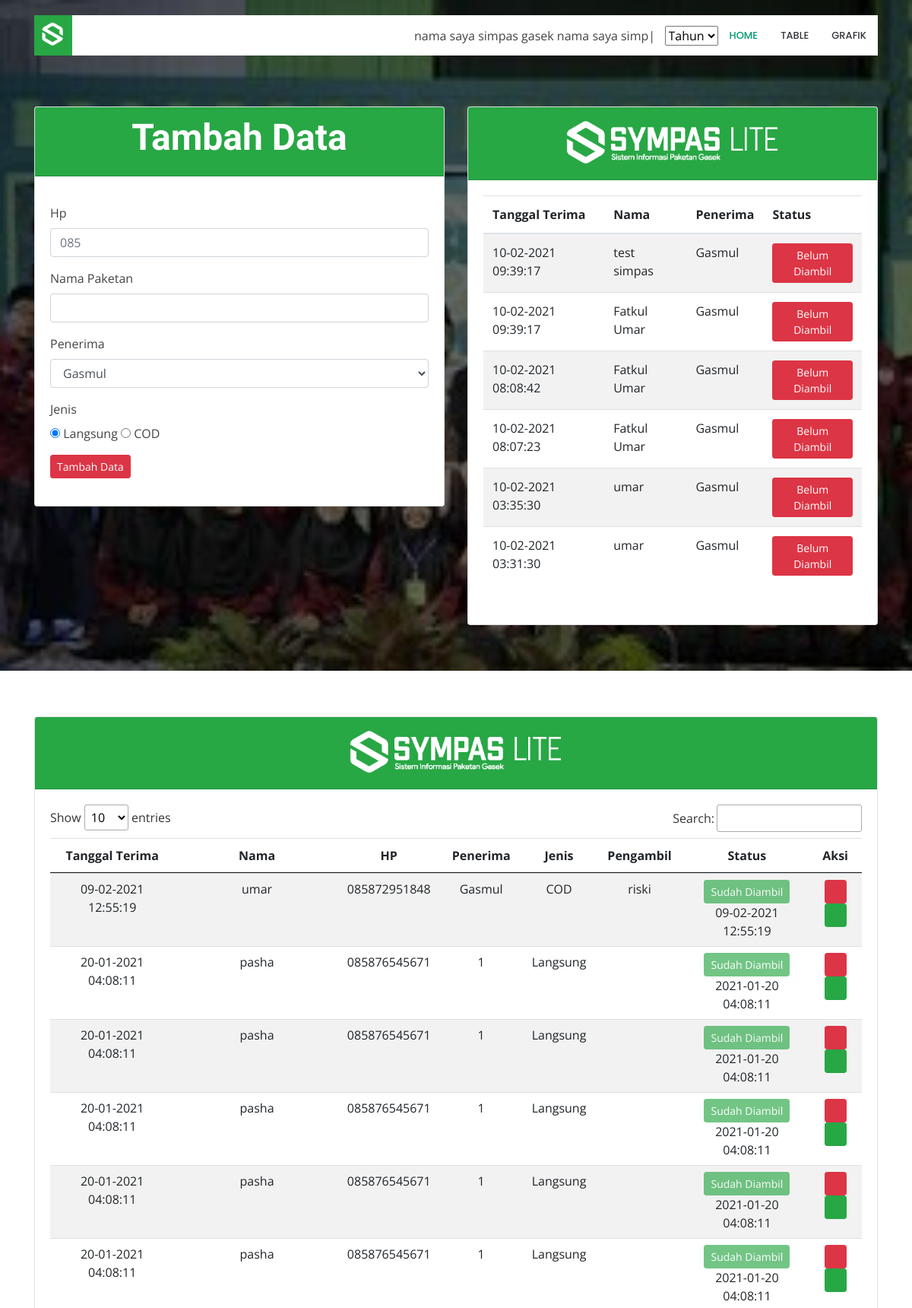
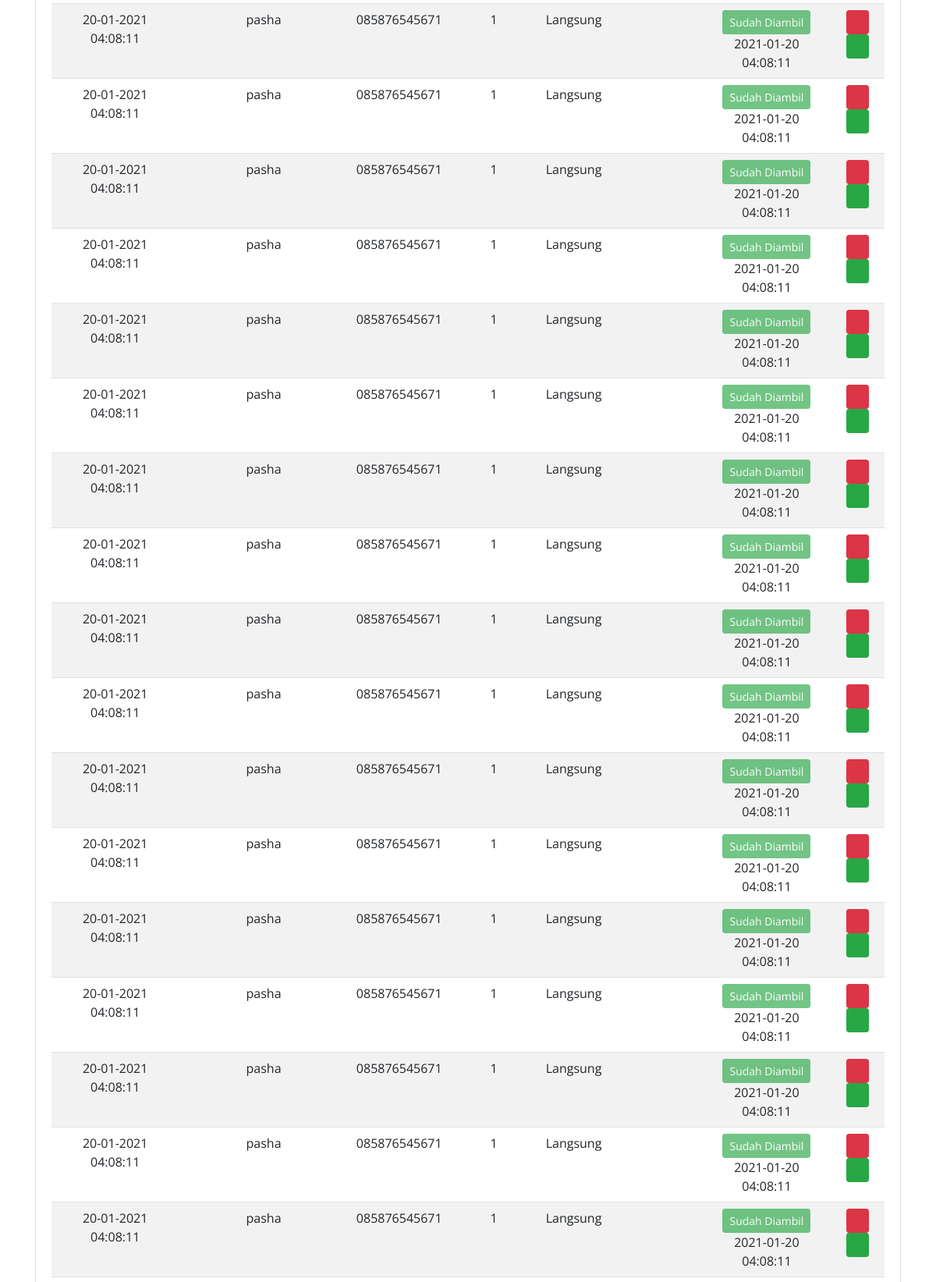
Screenshot of /index.php/admin (upper part) with the database file from the repository (2 pictures, top to bottom).
### tables this page shows
CREATE TABLE `tb_paket` (
  `id_paket` int(255) NOT NULL,
  `id_santri` int(225) NOT NULL,
  `nama_paket` varchar(50) NOT NULL,
  `penerima` varchar(50) NOT NULL,
  `jenis_kirim` varchar(8) NOT NULL DEFAULT 'Langsung',
  `tgl_terima` varchar(20) DEFAULT NULL,
  `tgl_ambil` varchar(20) DEFAULT NULL,
  `pengambil` varchar(50) NOT NULL,
  `status_ambil` varchar(20) DEFAULT NULL,
  `hp` varchar(13) NOT NULL,
  `creat_at` varchar(20) DEFAULT NULL,
  `modified_at` varchar(20) DEFAULT NULL,
  `tahun` varchar(4) NOT NULL
);

### application/controllers/Admin.php (called while the page is built, shortened)
<?php
class Admin extends CI_Controller {
	function __construct()
	{
		$this->load->model('m_paket');
		$this->load->helper('url');
		$this->load->model('M_paket','paket');
	}
	public function index()
	{
		$data['nama_paket'] = $this->m_paket->grafikNamaPaket()->result_array();
		$data['hitungCod'] = $this->m_paket->hitungCod();
		$data['hitungLangsung'] = $this->m_paket->hitungLangsung();
		$data['penerima'] = $this->m_paket->grafikPenerima()->result_array();
		$data['data_asc'] = $this->m_paket->tampil_data_asc();
		$data['data_desc'] = $this->m_paket->tampil_data_desc();
		$data['getWarning'] = $this->m_paket->getWarning();
		$this->load->view('admin/index', $data);
	}
}

### index.php (called while the page is built, shortened)
<?php
require_once BASEPATH.'core/CodeIgniter.php';

### application/models/M_paket.php (called while the page is built, shortened)
<?php
    class M_paket extends CI_Model{
        var $table = "tb_paket";
        private $table_other = "tb_other";
        function tampil_data_asc(){
            return $this->db
            ->order_by('id_paket','asc')
            ->get($this->table)->result_array();
        }
        function tampil_data_desc(){
            return $this->db
            ->select('id_paket,nama_paket,tgl_terima,penerima,jenis_kirim,status_ambil, tgl_ambil')
            ->limit(6)
            ->order_by('id_paket','desc')
            ->get($this->table)->result_array();
        }
        function getWarning()
        {
            return $this->db
            ->select('warning, info')
            ->get($this->table_other)->result_array();
        }
    }
?>

### application/views/admin/v_table_detail_admin.php (the view, shortened to what this page needs)
<div class="row">
    <div class="col-lg-12">
        <div class="card">
            <div class="card-header bg-success">
                <img width="300px" src="<?= base_url('assets/img/logo-sympas-lite.png') ?>" alt="simpas">
            </div>
            <div class="card-body">
                <div class="table table-responsive">
                    <table id="table_resi_detail_admin" class="table table-striped">
                        <thead>
                            <tr>
                                <th>Tanggal Terima</th>
                                <th>Nama</th>
                                <th>HP</th>
                                <th>Penerima</th>
                                <th>Jenis</th>
                                <th>Pengambil</th>
                                <th>Status</th>
                                <th>Aksi</th>
                            </tr>
                        </thead>
                        <tbody id="tampil_data_paket_detail">
                        <?php
                            foreach($data_asc as $dt):
                        ?>
                        <tr>
                            <td><?= date("d-m-Y H:i:s", strtotime($dt["tgl_terima"])) ?></td>
                            <td><?= $dt["nama_paket"] ?></td>
                            <td><?= $dt["hp"] ?></td>
                            <td><?= $dt["penerima"] ?></td>
                            <td><?= $dt["jenis_kirim"] ?></td>
                            <td><?= $dt["pengambil"] ?></td>
                            <td style="text-align: center;">
                                <?php
                                    if($dt['status_ambil'] == ""):
                                ?>
                                    <a class="btn btn-danger btn-sm" onclick="userInput(<?= $dt['id_paket'] ?>)" href="">Belum Diambil</a>
                                <?php else: ?>
                                    <button class="btn btn-success btn-sm" disabled>Sudah Diambil</button>
                                    <div>
                                        <span><?= $dt["tgl_ambil"] ?></span>
                                    </div>
                                <?php endif ?>
                            </td>
                            <td>
                                <a class="btn btn-sm btn-danger" onclick="return confirm('Yakin Hapus <?= $dt['nama_paket'] ?> ?')" href="<?= base_url('admin/hapus_data/'. $dt['id_paket']) ?>"><i class="fa fa-trash" aria-hidden="true"></i></a>
                                <a class="btn btn-sm btn-success" href="<?= base_url('admin/edit_data/'. $dt['id_paket']) ?>"><i class="fa fa-edit" aria-hidden="true"></i></a>
                            </td>
                        </tr>
                        <?php endforeach ?>
                        </tbody>
                    </table>
                </div>
            </div>
       </div>
    </div>
</div>

### application/views/admin/index.php (shortened to what this page needs)
<!DOCTYPE html>
<html lang="en">
<head>
  <link href="<?= base_url('assets/vendor/bootstrap/css/bootstrap.min.css') ?>" rel="stylesheet">
  <link href="<?= base_url('assets/vendor/icofont/icofont.min.css') ?>" rel="stylesheet">
  <link href="<?= base_url('assets/vendor/boxicons/css/boxicons.min.css') ?>" rel="stylesheet">
  <link href="<?= base_url('assets/vendor/remixicon/remixicon.css') ?>" rel="stylesheet">
  <link href="<?= base_url('assets/vendor/venobox/venobox.css') ?>" rel="stylesheet">
  <link href="<?= base_url('assets/vendor/owl.carousel/assets/owl.carousel.min.css') ?>" rel="stylesheet">
  <link href="<?= base_url('assets/vendor/aos/aos.css') ?>" rel="stylesheet">
  <link href="<?= base_url('assets/css/style_copy5.css') ?>" rel="stylesheet">
  <link rel="stylesheet" href="<?= base_url('assets/datatable/css/jquery.dataTables.min.css') ?>">
</head>
<body style="transform-origin: 0 0; transform:scale(1);">
  <header id="header" class="fixed-top d-flex align-items-center bg">
    <div class="container">
      <div class="header-container d-flex align-items-center">
        <div class="logo mr-auto bg-success">
          <h1 class="text-light"><a href=""><img src="<?= base_url('assets/img/logo_s.png') ?>" alt="simpas"></a></h1>
        </div>
        <span class="typed" data-aos="fade-in" data-typed-items="<?php foreach($getWarning as $warning) {echo $warning["info"];} ?>"></span><a onclick="myInfo()" class="fa fa-edit"></a>
        <select name="tahun" id="tahun">
          <option value="">Tahun</option>
        </select>
        <nav class="nav-menu d-none d-lg-block">
          <ul>
            <li class="active"><a href="#header">Home</a></li>
            <li><a href="#table">Table</a></li>
            <li><a href="#grafik">Grafik</a></li>
          </ul>
        </nav>
      </div>
    </div>
  </header>
  <section id="hero" class="align-items-center">
    <div class="container position-relative" data-aos="fade-in" data-aos-delay="200">
      <div class="row">
        <div class="col-md-6 mb-5">
          <?php $this->load->view('admin/v_form_tambah') ?>
        </div>
        <div class="col-md-6">
          <?php $this->load->view('admin/v_table_admin') ?>
        </div>
      </div>
    </div>
  </section>
    <section id="table" class="align-items-center">
      <div class="container text-center position-relative" data-aos="fade-in" data-aos-delay="200">
            <?php $this->load->view('admin/v_table_detail_admin') ?>
      </div>
    </section>
</body>
</html>

### application/views/admin/v_form_tambah.php (shortened to what this page needs)
<link rel="stylesheet" href="<?= base_url('assets/autocomplete/jquery-ui.css') ?>">
  <div class="row">
    <div class="col-md-12">
      <div class="card">
        <div class="card-header bg-success text-center"><strong><h1>Tambah Data</strong></div>
          <div class="card-body">
            <form id="tambah" class="mt-3 mb-3" action="<?= base_url('admin/tambah_aksi') ?>" method="POST">
                <div class="form-group">
                    <label for="no_hp">Hp</label>
                    <input id="no_hp" class="form-control" type="number" name="no_hp" placeholder="085">
                </div>
                <div class="form-group">
                    <label for="nama_paket">Nama Paketan</label>
                    <input id="nama_paket" class="form-control" type="text" name="nama_paket" >
                </div>
                <div class="form-group">
                    <label for="penerima">Penerima</label>
                    <select id="penerima" class="form-control" name="penerima">
                      <option value="Gasmul">Gasmul</option>
                    </select>
                </div>
                <div class="form-group">
                  <label for="jenis_kirim">Jenis</label>
                  <p>
                    <input type="radio" name="jenis_kirim" value="Langsung" checked="checked" /> Langsung
                    <input type="radio" name="jenis_kirim" value="COD"> COD
                  </p>
                </div>
                <div>
                    <a class="btn btn-sm btn-danger"  id="add">Tambah Data</a>
                </div>
            </form>
          </div>
        </div>
      </div>
    </div>

### application/views/admin/v_table_admin.php (shortened to what this page needs)
<div class="row">
    <div class="col-md-12">
        <div class="card">
            <div class="card-header bg-success text-center">
                <img width="300px" src="<?= base_url('assets/img/logo-sympas-lite.png') ?>" alt="simpas">
            </div>
            <div class="card-body">
                <div class="table table-responsive">
                    <table id="table_resi_admin" class="table table-striped">
                        <thead>
                            <tr>
                                <th>Tanggal Terima</th>
                                <th>Nama</th>
                                <th>Penerima</th>
                                <th>Status</th>
                            </tr>
                        </thead>
                        <tbody id="tampil_data_paket">
                        <?php
                            foreach($data_desc as $dt):
                        ?>
                        <tr>
                                <td><?= $dt['tgl_terima']?></td>
                                <td><?= $dt['nama_paket']?></td>
                                <td><?= $dt['penerima']?></td>
                                <td style="text-align: center;">
                                    <?php
                                        if($dt['status_ambil'] == ""):
                                    ?>
                                        <a class="btn btn-danger btn-sm" onclick="userInput(<?= $dt['id_paket'] ?>)" href="">Belum Diambil</a>
                                    <?php endif ?>
                                </td>
                            </tr>
                        <?php endforeach ?>
                        </tbody>
                    </table>
                </div>
            </div>
       </div>
    </div>
</div>

### assets/css/style_copy5.css (style rules this page uses)
body { font-family: "Open Sans", sans-serif; color: #444444; }
a { color: #009970; }
h1, h2, h3, h4, h5, h6 { font-family: "Raleway", sans-serif; }
#header { transition: all 0.5s; z-index: 997; transition: all 0.5s; top: 20px; }
#header .header-container { background: #fff; }
#header .logo { overflow: hidden; padding: 5px 5px 0px 5px; background: #009970; }
#header .logo h1 { font-size: 26px; padding: 0; line-height: 1; font-weight: 700; font-family: "Poppins", sans-serif; }
#header .logo h1 a, #header .logo h1 a:hover { color: #fff; text-decoration: none; }
#header .logo img { padding: 0; margin: 0; max-height: 40px; }
.nav-menu, .nav-menu * { margin: 0; padding: 0; list-style: none; }
.nav-menu > ul > li { position: relative; white-space: nowrap; float: left; }
.nav-menu a { display: block; position: relative; color: #36343a; padding: 10px 15px; transition: 0.3s; font-size: 13px; font-weight: 500; text-transform: uppercase; font-family: "Poppins", sans-serif; }
.nav-menu a:hover, .nav-menu .active > a, .nav-menu li:hover > a { color: #009970; text-decoration: none; }
.mobile-nav { position: fixed; top: 55px; right: 15px; bottom: 15px; left: 15px; z-index: 9999; overflow-y: auto; background: #fff; transition: ease-in-out 0.2s; opacity: 0; visibility: hidden; border-radius: 10px; padding: 10px 0; }
.mobile-nav * { margin: 0; padding: 0; list-style: none; }
.mobile-nav a { display: block; position: relative; color: #36343a; padding: 10px 20px; font-weight: 500; outline: none; }
.mobile-nav a:hover, .mobile-nav .active > a, .mobile-nav li:hover > a { color: #009970; text-decoration: none; }
#hero { width: 100%; height: auto; background: url("../img/tim_gasmul.jpeg") center center; background-size: cover; position: relative; }
#hero .container { padding-top: 80px; }
#hero:before { content: ""; background: rgba(0, 0, 0, 0.6); position: absolute; bottom: 0; top: 0; left: 0; right: 0; }
#hero h1 { margin: 0 0 10px 0; font-size: 48px; font-weight: 700; line-height: 56px; color: #fff; }
@media (min-width: 1024px) { #hero { background-attachment: fixed; } }
section { padding: 60px 0; overflow: hidden; }

### rows the page displays
tb_paket: tgl_terima "10-02-2021 09:39:17", nama_paket "test simpas", penerima "Gasmul"
tb_paket: tgl_terima "10-02-2021 09:39:17", nama_paket "Fatkul Umar", penerima "Gasmul"
tb_paket: tgl_terima "10-02-2021 08:08:42", nama_paket "Fatkul Umar", penerima "Gasmul"
tb_paket: tgl_terima "10-02-2021 08:07:23", nama_paket "Fatkul Umar", penerima "Gasmul"
tb_paket: tgl_terima "10-02-2021 03:35:30", nama_paket "umar", penerima "Gasmul"
tb_paket: tgl_terima "10-02-2021 03:31:30", nama_paket "umar", penerima "Gasmul"
tb_paket: tgl_terima "09-02-2021 12:55:19", nama_paket "umar", hp "085872951848", penerima "Gasmul", jenis_kirim "COD", pengambil "riski", tgl_ambil "09-02-2021 12:55:19"
tb_paket: tgl_terima "20-01-2021 04:08:11", nama_paket "pasha", hp "085876545671", penerima "1", jenis_kirim "Langsung", tgl_ambil "2021-01-20 04:08:11"
tb_paket: tgl_terima "20-01-2021 04:08:11", nama_paket "pasha", hp "085876545671", penerima "1", jenis_kirim "Langsung", tgl_ambil "2021-01-20 04:08:11"
tb_paket: tgl_terima "20-01-2021 04:08:11", nama_paket "pasha", hp "085876545671", penerima "1", jenis_kirim "Langsung", tgl_ambil "2021-01-20 04:08:11"
tb_paket: tgl_terima "20-01-2021 04:08:11", nama_paket "pasha", hp "085876545671", penerima "1", jenis_kirim "Langsung", tgl_ambil "2021-01-20 04:08:11"
tb_paket: tgl_terima "20-01-2021 04:08:11", nama_paket "pasha", hp "085876545671", penerima "1", jenis_kirim "Langsung", tgl_ambil "2021-01-20 04:08:11"
tb_paket: tgl_terima "20-01-2021 04:08:11", nama_paket "pasha", hp "085876545671", penerima "1", jenis_kirim "Langsung", tgl_ambil "2021-01-20 04:08:11"
tb_paket: tgl_terima "20-01-2021 04:08:11", nama_paket "pasha", hp "085876545671", penerima "1", jenis_kirim "Langsung", tgl_ambil "2021-01-20 04:08:11"
tb_paket: tgl_terima "20-01-2021 04:08:11", nama_paket "pasha", hp "085876545671", penerima "1", jenis_kirim "Langsung", tgl_ambil "2021-01-20 04:08:11"
tb_paket: tgl_terima "20-01-2021 04:08:11", nama_paket "pasha", hp "085876545671", penerima "1", jenis_kirim "Langsung", tgl_ambil "2021-01-20 04:08:11"
tb_paket: tgl_terima "20-01-2021 04:08:11", nama_paket "pasha", hp "085876545671", penerima "1", jenis_kirim "Langsung", tgl_ambil "2021-01-20 04:08:11"
tb_paket: tgl_terima "20-01-2021 04:08:11", nama_paket "pasha", hp "085876545671", penerima "1", jenis_kirim "Langsung", tgl_ambil "2021-01-20 04:08:11"
tb_paket: tgl_terima "20-01-2021 04:08:11", nama_paket "pasha", hp "085876545671", penerima "1", jenis_kirim "Langsung", tgl_ambil "2021-01-20 04:08:11"
tb_paket: tgl_terima "20-01-2021 04:08:11", nama_paket "pasha", hp "085876545671", penerima "1", jenis_kirim "Langsung", tgl_ambil "2021-01-20 04:08:11"
tb_paket: tgl_terima "20-01-2021 04:08:11", nama_paket "pasha", hp "085876545671", penerima "1", jenis_kirim "Langsung", tgl_ambil "2021-01-20 04:08:11"
tb_paket: tgl_terima "20-01-2021 04:08:11", nama_paket "pasha", hp "085876545671", penerima "1", jenis_kirim "Langsung", tgl_ambil "2021-01-20 04:08:11"
tb_paket: tgl_terima "20-01-2021 04:08:11", nama_paket "pasha", hp "085876545671", penerima "1", jenis_kirim "Langsung", tgl_ambil "2021-01-20 04:08:11"
tb_paket: tgl_terima "20-01-2021 04:08:11", nama_paket "pasha", hp "085876545671", penerima "1", jenis_kirim "Langsung", tgl_ambil "2021-01-20 04:08:11"
tb_paket: tgl_terima "20-01-2021 04:08:11", nama_paket "pasha", hp "085876545671", penerima "1", jenis_kirim "Langsung", tgl_ambil "2021-01-20 04:08:11"
tb_paket: tgl_terima "20-01-2021 04:08:11", nama_paket "pasha", hp "085876545671", penerima "1", jenis_kirim "Langsung", tgl_ambil "2021-01-20 04:08:11"
tb_paket: tgl_terima "20-01-2021 04:08:11", nama_paket "pasha", hp "085876545671", penerima "1", jenis_kirim "Langsung", tgl_ambil "2021-01-20 04:08:11"
tb_paket: tgl_terima "20-01-2021 04:08:11", nama_paket "pasha", hp "085876545671", penerima "1", jenis_kirim "Langsung", tgl_ambil "2021-01-20 04:08:11"
tb_paket: tgl_terima "20-01-2021 04:08:11", nama_paket "pasha", hp "085876545671", penerima "1", jenis_kirim "Langsung", tgl_ambil "2021-01-20 04:08:11"
